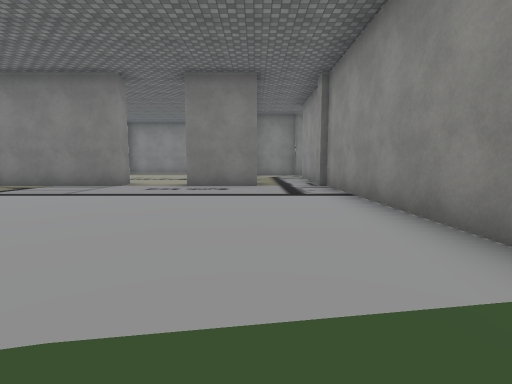
[1] (above)

16 first-person views from a walk through a 3-D level made in the Unity game engine. The camera is 1.2 m above the floor, tilts 6° down and sees 85° across. The floor is counted in squares, 2 m on a side. Each view is taken from the middle of a square. On the plan, view 1 faces up. The plan holds only what a view shows up to about 9 squares ahead; the rest is blank. The place goes on beyond the plan. The player is left out. Some surface patterns are stand-ins.

[2]
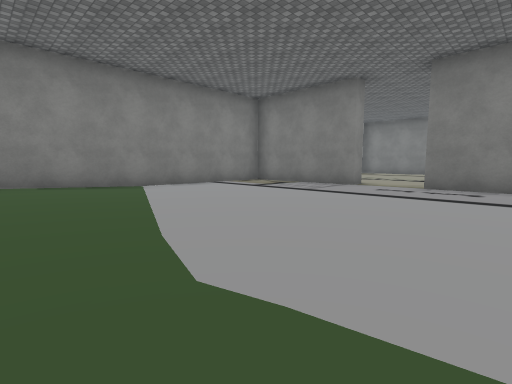

[3]
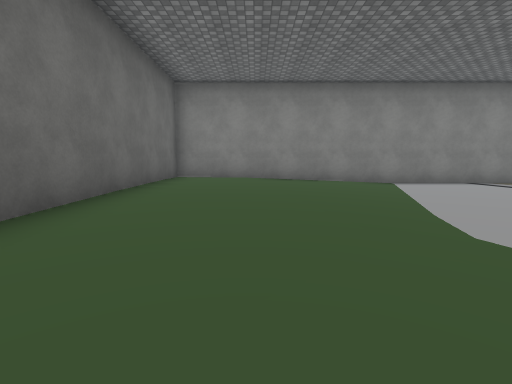

[4]
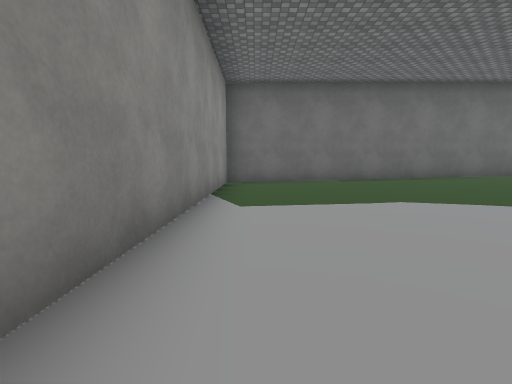

[5]
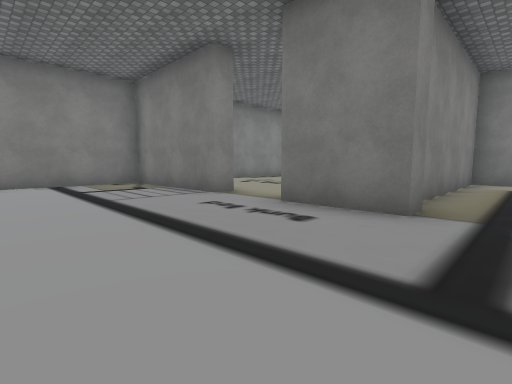

[6]
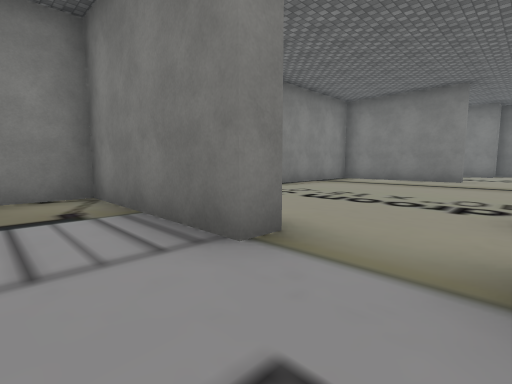

[7]
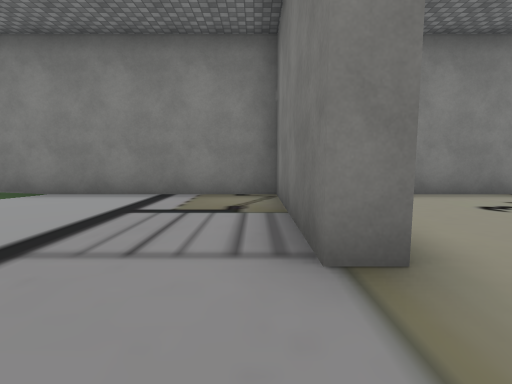

[8]
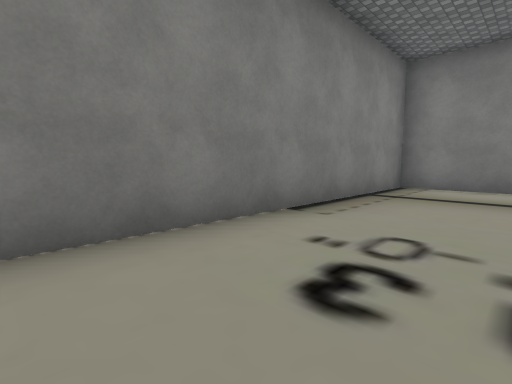

[9]
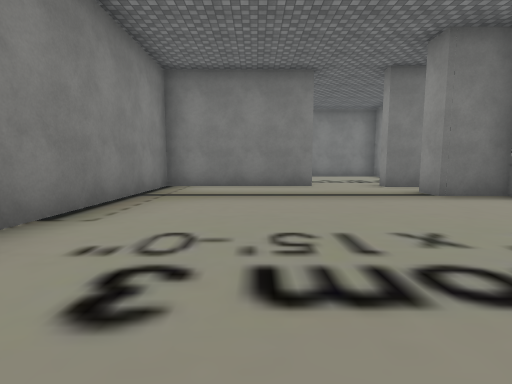

[10]
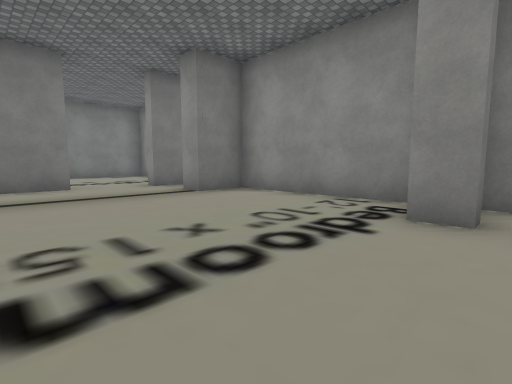

[11]
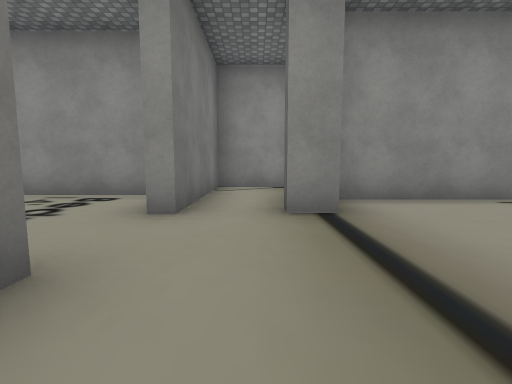

[12]
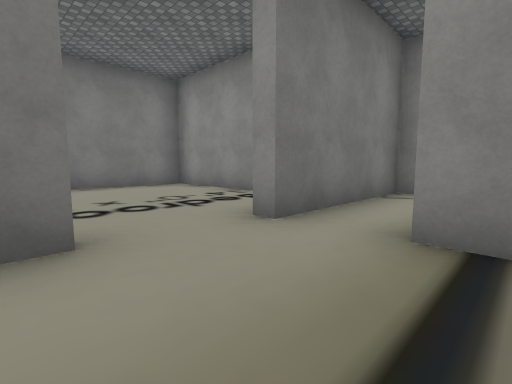

[13]
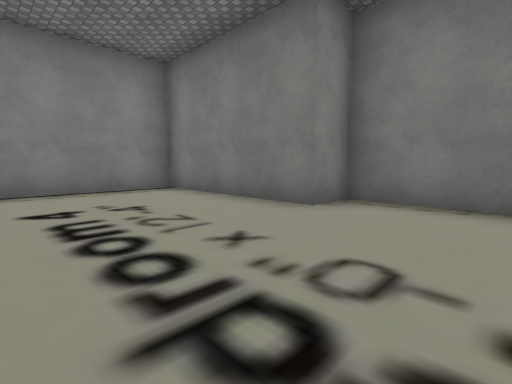

[14]
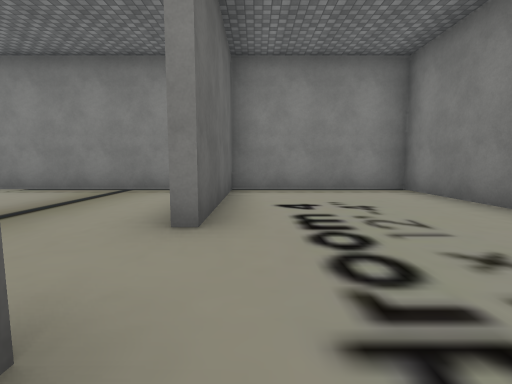

[15]
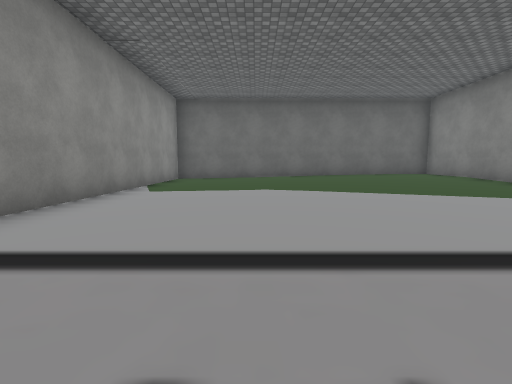

[16]
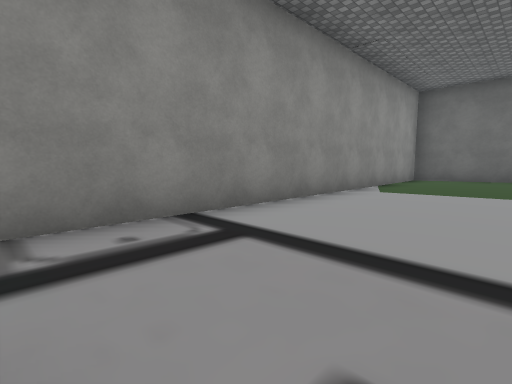

### Floor plan
Key: @ floor where view 1 was taken; # wall or solid block; . main floor; : floor 0.25 m higher than the main floor.
Columns run from 7 left of view 1 to 2 right of it. Each row starts with its distance up from view 1.
 22      ###
 21 ######.#
 20 #......#
 19 #......#
 18 #......#
 17 #......#
 16 ####..####
 15 #........#
 14 #.....####
 13 #......#.
 12 #......#.
 11 #......#.
 10 #.....##.
  9 #......#.#
  8 ####..##.#
  7 #........#
  6 #........#
  5 #........#
  4 #........#
  3 #........#
  2 #........#
  1 #........#
  0 #::....@.#
 -1 #::::....#
 -2 #::::....#
 -3 #:::::...#
 -4 ##########

Positions as (right, up) in squares from view 1, and headings:
1: (0, 0), facing up
2: (0, 0), facing up-left
3: (1, -1), facing left
4: (1, 5), facing down
5: (1, 4), facing up-left
6: (-2, 6), facing up-left
7: (-2, 7), facing left
8: (-5, 9), facing up-left
9: (-5, 9), facing up
10: (-5, 9), facing up-right
11: (-5, 15), facing right
12: (-4, 14), facing up-right
13: (-1, 17), facing up-left
14: (-1, 17), facing left
15: (-1, 7), facing down
16: (-1, 7), facing down-right
